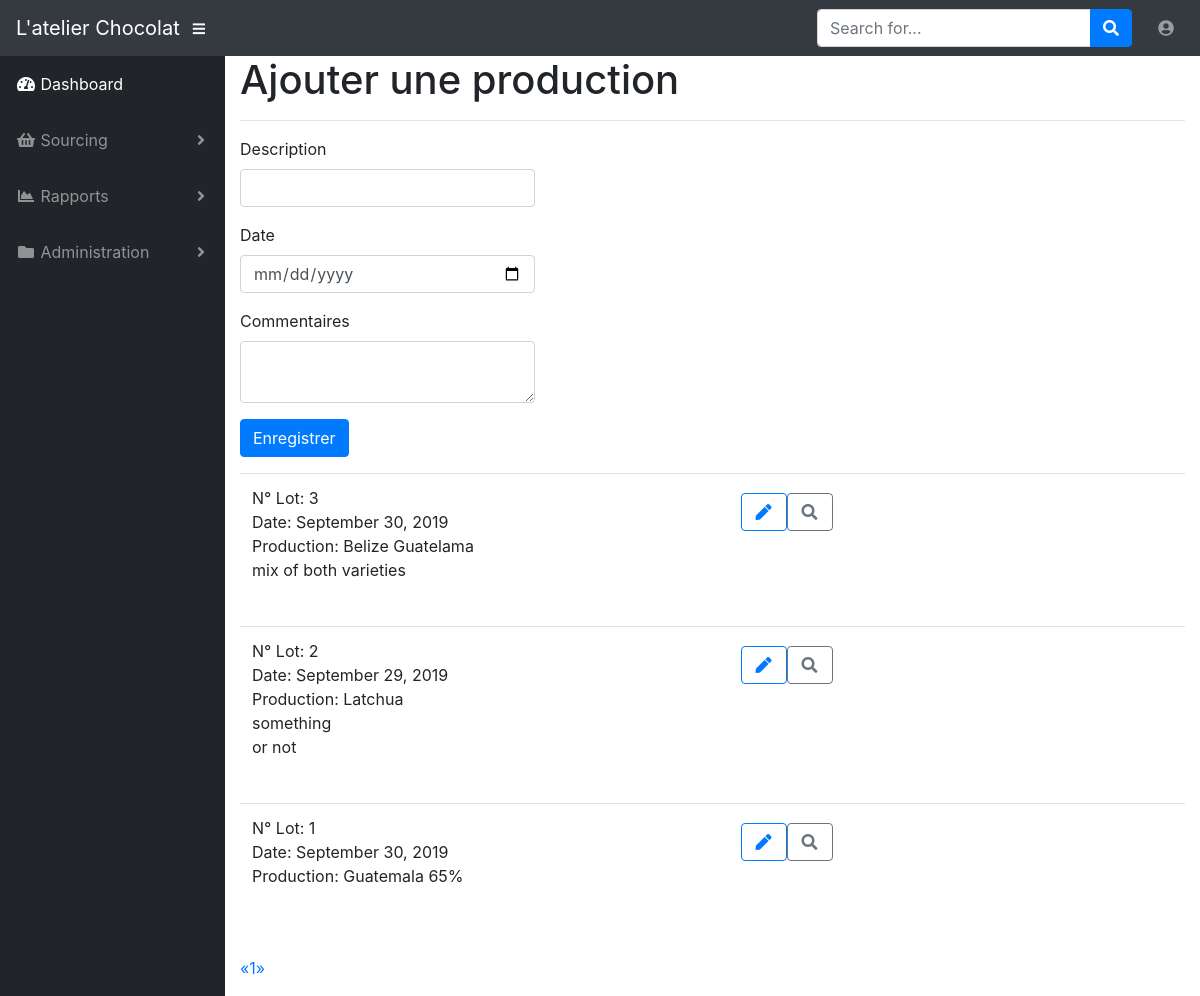
Page /add_production (signed in) on the earlier database version.
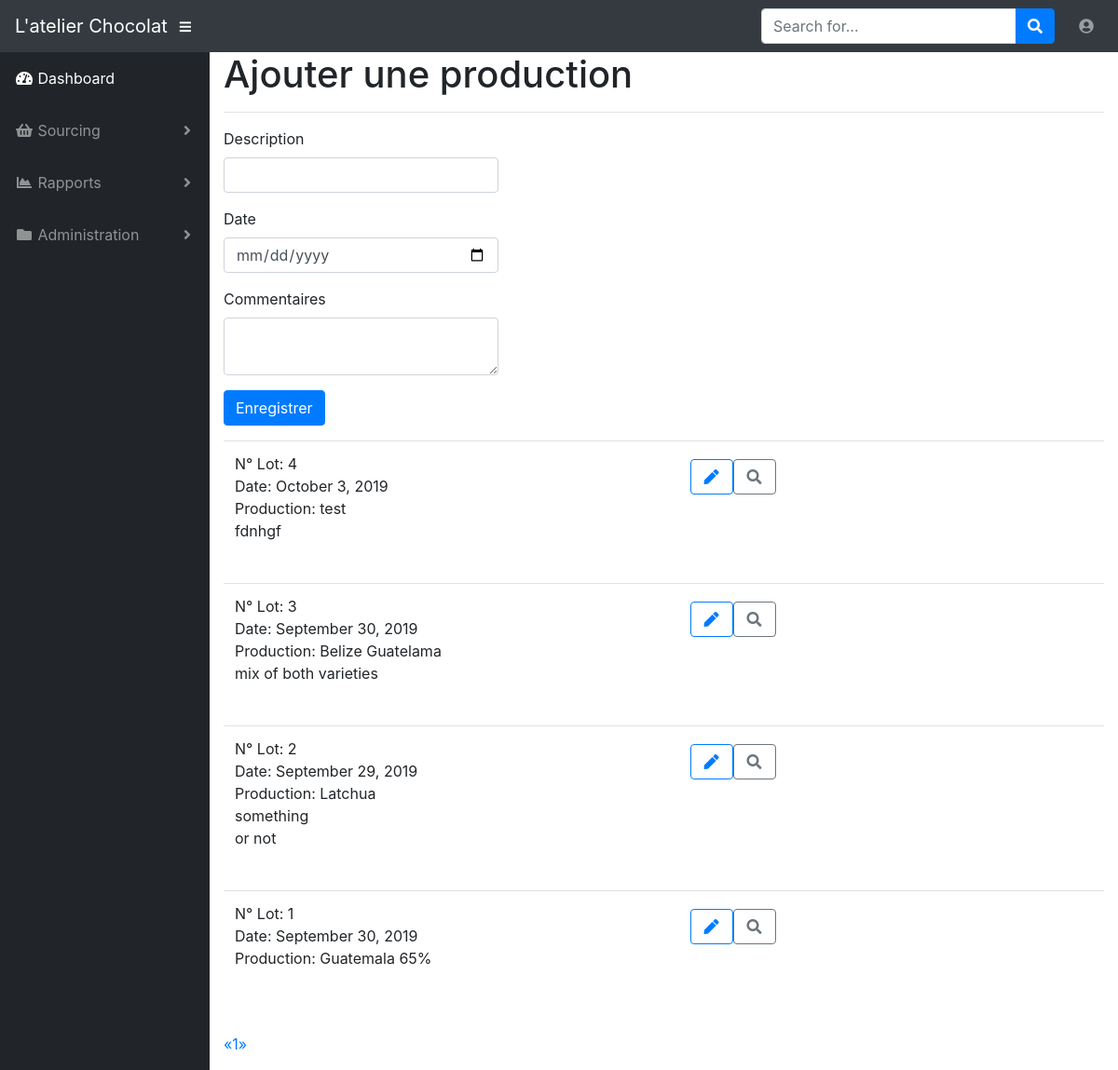
Same page on the later database version.
### app/models.py (models this page shows, shortened)
class Production(db.Model):
    id = db.Column(db.Integer, primary_key=True)
    date = db.Column(db.Date, index=True)
    name = db.Column(db.String(64), index=True)
    comment = db.Column(db.Text())
    timestamp = db.Column(db.DateTime, index=True, default=datetime.utcnow)
    user_id = db.Column(db.Integer, db.ForeignKey('user.id'))
    production_items = db.relationship('ProductionItem', backref='production_production_item', lazy='dynamic')

### app/productions/routes.py (the view, shortened to what this page needs)
@bp.route('/add_production', methods=['GET', 'POST'])
@login_required
def add_production():
    form = ProductionForm()
    page = request.args.get('page', 1, type=int)
    pagination = current_user.my_productions().paginate(page, current_app.config['PRODUCTIONS_PER_PAGE'], False)
    productions = pagination.items
    return render_template('productions/add_production.html', title='Ajouter une Production', form=form,
                           productions=productions, pagination=pagination)

### app/productions/forms.py
class ProductionForm(FlaskForm):
    name = StringField('Description', validators=[DataRequired()])
    date = DateField('Date', validators=[DataRequired()], format='%d/%m/%Y', default=datetime.date.today(),
                     id='date_picker')
    comment = TextAreaField('Commentaires', validators=[Length(min=0, max=256)])
    submit = SubmitField('Enregistrer')

### app/models.py (called while the page is built)
@login.user_loader
def load_user(id):
    return User.query.get(int(id))

    def my_productions(self):
        own = Production.query.filter_by(user_id=self.id)
        return own.order_by(Production.id.desc())

### app/templates/productions/add_production.html (shortened to what this page needs)
{% extends "base.html" %}
{% import 'bootstrap/wtf.html' as wtf %}
{% import "_macros.html" as macros %}
{% block app_content %}
    <h1>Ajouter une production</h1>
    <hr>
    <table class="table table-hover">
        <tr>
            <div class="row">
                <div class="col-sm-4">
                    {{ wtf.quick_form(form, button_map={'submit': 'primary'}) }}
                </div>
            </div>
        </tr>
        <tr>
            <div class="col-sm-6">
                <div class="pagination">
                    {% for production in productions %}
                        {% include 'productions/_production.html' %}
                    {% endfor %}
                {{ macros.pagination_widget(pagination, 'productions.add_production') }}
                </div>
            </div>
        </tr>
    </table>
{% endblock %}
{% block scripts %}
    {{ super() }}
    <link rel="stylesheet" type="text/css" href="{{ url_for('static', filename='bootstrap-datetimepicker.min.css') }}" />
{% endblock %}

### app/templates/productions/_production.html
<table class="table table-hover">
    <tr>
        <td>
            <div class="row">
                <div class="col-sm-6">
                    <p>N° Lot: {{ production.id }}<br>
                    Date: {{ moment(production.date).format('LL') }}<br>
                    Production: {{ production.name }}<br>
                    {% autoescape false %}
                    {{ production.comment | replace("\n", "<br/>") }}<br>
                    {% endautoescape %}</p>
                </div>
                <div class="col-sm-2">
                    <div class="btn btn-group">
                        <a href="{{ url_for('productions.edit_production', id=production.id) }}"><button class="btn btn-outline-primary"><i class="fas fa-fw fa-pen"></i></button></a>
                        <a href="{{ url_for('productions.view_production_item') }}"><button class="btn btn-outline-secondary"><i class="fas fa-fw fa-search"></i></button></a>
                    </div>
                </div>
            </div>
        </td>
    </tr>
</table>

Differences in the rows shown:
added Production: id "4", date "October 3, 2019", name "test", comment "fdnhgf"
